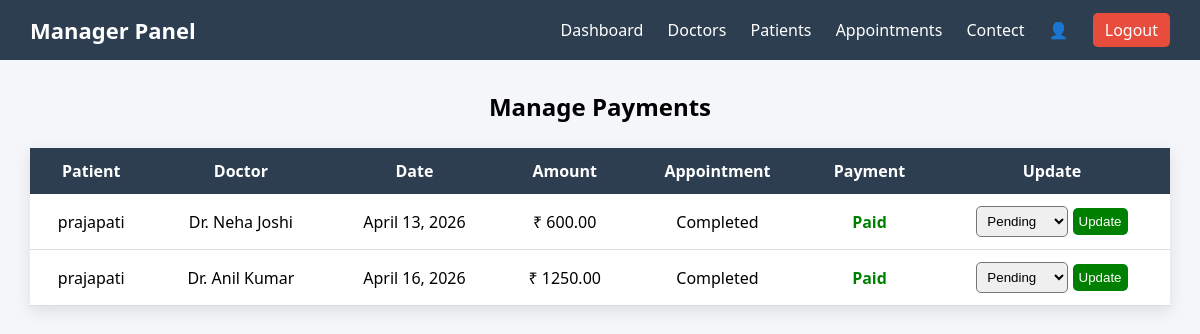
The page /app/manager_payments/ on the database its author committed.
### app1/models.py (models this page shows, shortened)
class Payment(models.Model):
    appointment = models.OneToOneField('appointment', on_delete=models.CASCADE)
    amount = models.DecimalField(max_digits=8, decimal_places=2)
    payment_method = models.CharField(max_length=50)
    transaction_id = models.CharField(max_length=100)
    status = models.CharField(max_length=20, default='Success')
    STATUS_CHOICES = (
        ('Pending', 'Pending'),
        ('Success', 'Success'),
    )
    created_at = models.DateTimeField(auto_now_add=True)

class appointment(models.Model):
    doctor = models.ForeignKey('doctor', on_delete=models.CASCADE)
    patient = models.ForeignKey('registration', on_delete=models.CASCADE)
    patient_name = models.CharField(max_length=100)
    patient_email = models.EmailField()
    date = models.DateField()
    time = models.TimeField()
    consultation_fee = models.DecimalField(max_digits=8, decimal_places=2)
    payment_status = models.CharField(
        max_length=20,
        choices=[
            ('Pending', 'Pending'),
            ('Paid', 'Paid'),
        ],
        default='Pending'
    )
    status = models.CharField(max_length=20, choices=STATUS_CHOICES, default='Pending')
    created_at = models.DateTimeField(auto_now_add=True)

class doctor(models.Model):
    name = models.CharField(max_length=100)
    email = models.EmailField(unique=True)
    password = models.CharField(max_length=100)
    gender = models.CharField(max_length=10)
    phone = models.CharField(max_length=15)
    department = models.CharField(max_length=100)
    qualification = models.CharField(max_length=100)
    experience = models.IntegerField()
    fees = models.DecimalField(max_digits=8, decimal_places=2, null=True, blank=True)
    availability = models.BooleanField(default=True)

### app1/views.py (the view)
# urls.py: path('manager_payments/', manager_payments, name='manager_payments'),
def manager_payments(request):
    payments = Payment.objects.select_related('appointment', 'appointment__doctor', 'appointment__patient')
    return render(request, 'manager/manage_payments.html', {'payments': payments})

### app1/templates/manager/manage_payments.html (shortened to what this page needs)
{% extends 'manager/navbar.html' %}
{% load static %}
{% block content %}
<!DOCTYPE html>
<html>
<head>
</head>
<body>
<div class="container">
    <h2>Manage Payments</h2>
    <table>
        <tr>
            <th>Patient</th>
            <th>Doctor</th>
            <th>Date</th>
            <th>Amount</th>
            <th>Appointment</th>
            <th>Payment</th>
            <th>Update</th>
        </tr>
        {% for pay in payments %}
        <tr>
            <td>{{ pay.appointment.patient_name }}</td>
            <td>{{ pay.appointment.doctor.name }}</td>
            <td>{{ pay.appointment.date }}</td>
            <td>₹ {{ pay.amount }}</td>
            <td>
                {% if pay.appointment.status == "Cancelled" %}
                    <span class="app-cancelled">Cancelled</span>
                {% else %}
                    {{ pay.appointment.status }}
                {% endif %}
            </td>
            <td>
                {% if pay.status == "Success" %}
                    <span class="paid">Paid</span>
                {% elif pay.status == "Pending" %}
                    <span class="pending">Pending</span>
                {% elif pay.status == "Failed" %}
                    <span class="failed">Failed</span>
                {% elif pay.status == "Refunded" %}
                    <span class="refunded">Refunded</span>
                {% elif pay.status == "Cancelled" %}
                    <span class="cancelled">Cancelled</span>
                {% endif %}
            </td>
            <td>
                {% if pay.appointment.status == "Cancelled" %}
                    <span class="cancelled">No Action</span>
                {% else %}
                <form method="POST" action="{% url 'update_payment_status' pay.id %}">
                    <select name="status">
                        <option value="Pending">Pending</option>
                    </select>
                    <button type="submit">Update</button>
                </form>
                {% endif %}
            </td>
        </tr>
        {% empty %}
        <tr>
            <td colspan="7">No Payments Found</td>
        </tr>
        {% endfor %}
    </table>
</div>
</body>
</html>
{% endblock %}

### app1/static/CSS/manager/navbar.css (style rules this page uses)
body { margin: 0; font-family: Arial, sans-serif; }

### app1/templates/manager/manage_payments.html (style rules this page uses)
body { font-family: 'Segoe UI'; background: #f4f6f9; }
.container { width: 95%; margin: 30px auto; }
h2 { text-align: center; margin-bottom: 25px; }
table { width: 100%; border-collapse: collapse; background: #fff; box-shadow: 0px 5px 15px rgba(0,0,0,0.1); }
th { background: #2c3e50; color: white; padding: 12px; }
td { padding: 12px; text-align: center; border-bottom: 1px solid #ddd; }
.paid { color: green; font-weight: bold; }
select, button { padding: 6px; border-radius: 5px; }
button { background: green; color: white; border: none; cursor: pointer; }

### rows shown on the page
Payment: appointment.patient_name "prajapati", appointment.doctor.name "Dr. Neha Joshi", appointment "April 13, 2026", amount "600.00", appointment.status "Completed", status "Paid"
Payment: appointment.patient_name "prajapati", appointment.doctor.name "Dr. Anil Kumar", appointment "April 16, 2026", amount "1250.00", appointment.status "Completed", status "Paid"
